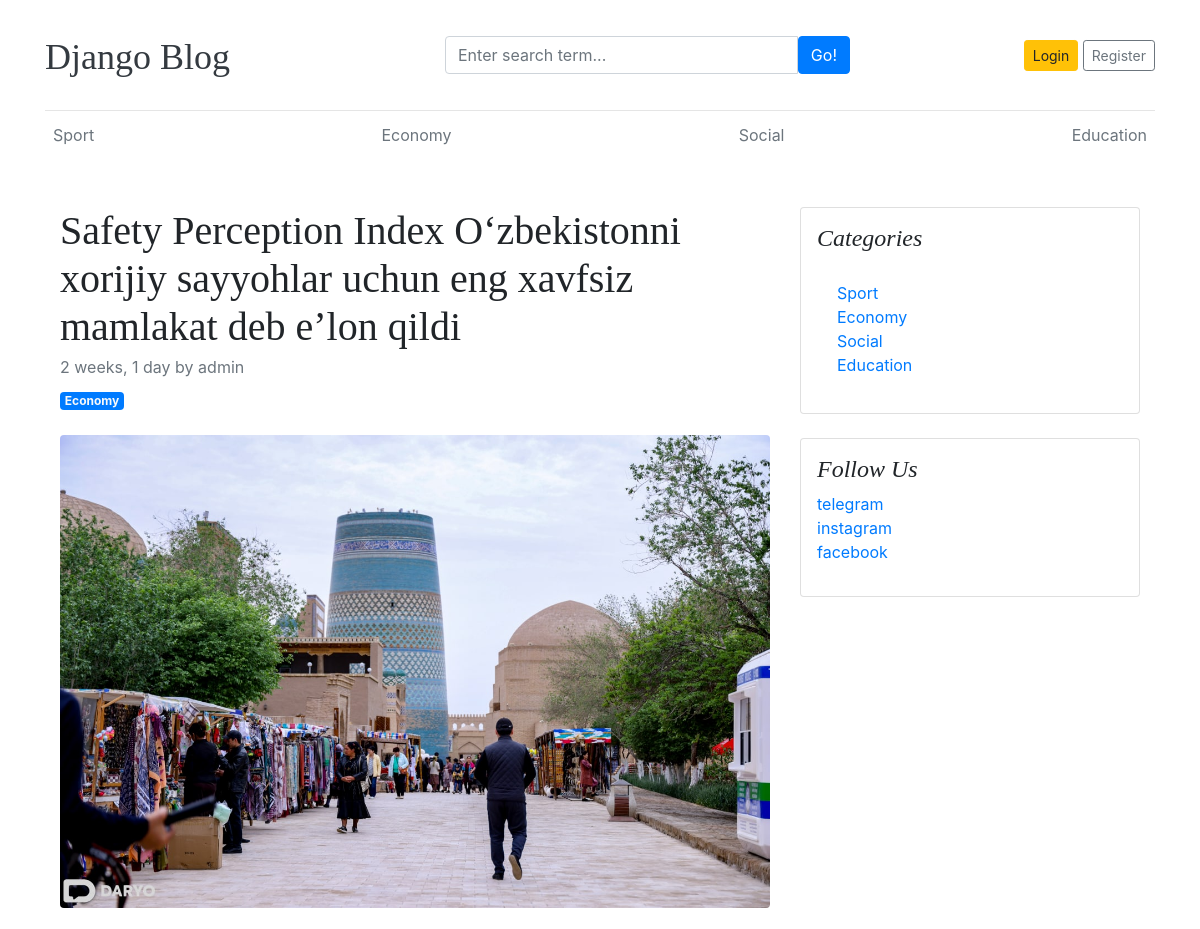
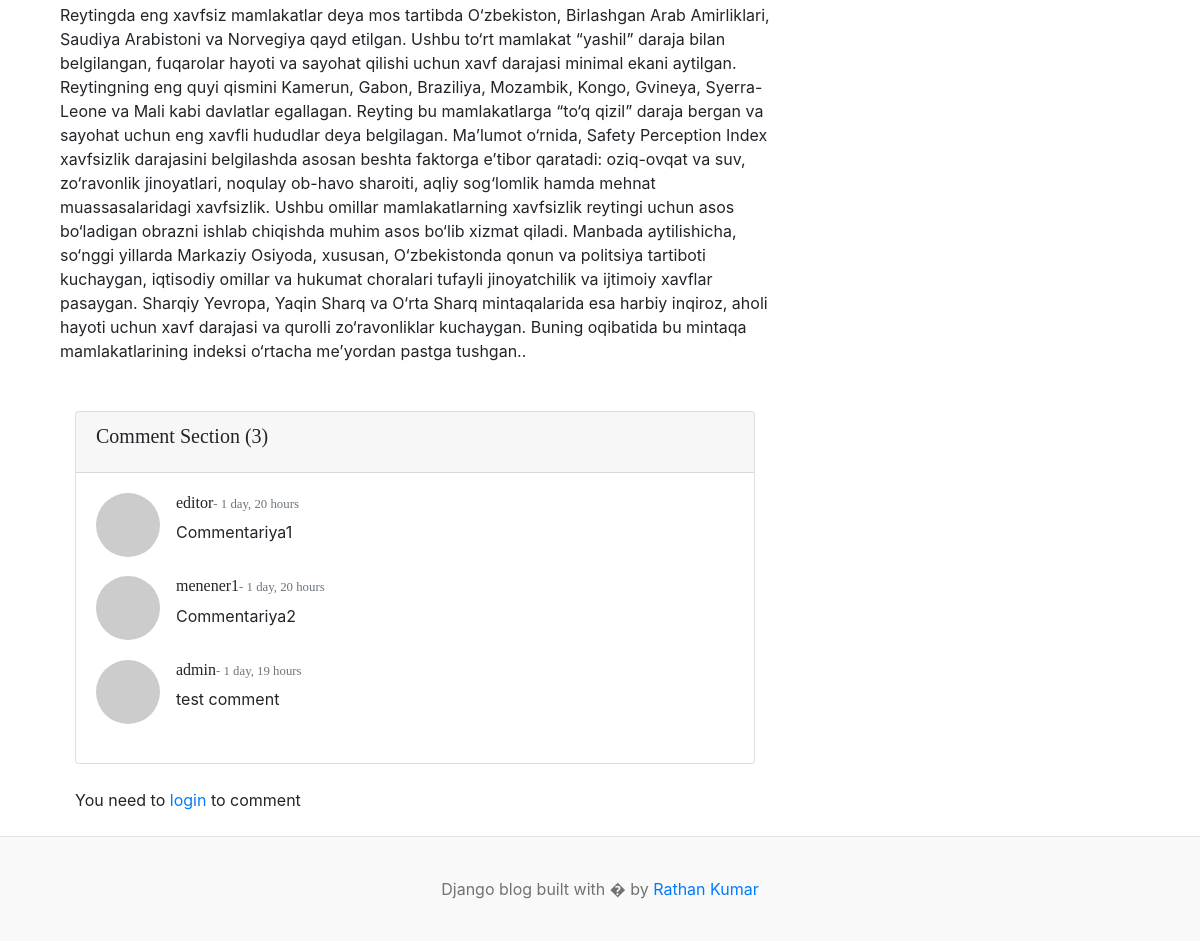
The page /blogs/safety-perception-index-ozbekistonni-xorijiy-sayyo/ on the database its author committed (2 pictures, top to bottom).
### blogs/models.py (models this page shows, shortened)
class Category(models.Model):
    name = models.CharField(max_length=100)
    created_at = models.DateTimeField(auto_now_add=True)
    updated_at = models.DateTimeField(auto_now=True)
    def __str__(self) -> str:
        return self.name
    class Meta:
        verbose_name_plural="Categories"
        verbose_name="Category"

class Blog(models.Model):
    title = models.CharField(max_length=200)
    slug = models.SlugField(unique=True, null=False)
    category = models.ForeignKey(Category, on_delete=models.SET_NULL, null=True)
    author = models.ForeignKey(User, on_delete=models.SET_NULL, null=True)
    featured_image = models.ImageField(upload_to='uploads/%Y/%m/%d')
    short_description = models.CharField(max_length=200)
    body = models.TextField(max_length=2000)
    status = models.IntegerField(choices=STATUS_CHOICES, default=0)
    is_featured = models.BooleanField(default=False)
    created_at = models.DateTimeField(auto_now_add=True)
    updated_at = models.DateTimeField(auto_now=True)

class Comment(models.Model):
    blog = models.ForeignKey(Blog, on_delete=models.CASCADE)
    user = models.ForeignKey(User, on_delete=models.CASCADE)
    text = models.TextField()
    created_at = models.DateTimeField(auto_now_add=True)
    updated_at = models.DateTimeField(auto_now=True)

### settingsapp/models.py (models this page shows)
class Social_links(models.Model):
    name = models.CharField(max_length=100)
    link = models.URLField(unique=True)

### blogs/views.py (the view, shortened to what this page needs)
# urls.py: path('blogs/<slug:link>/', single_blog, name='single_blog'),
def single_blog(request, link):
    blog = get_object_or_404(Blog, slug=link)
    if request.method == 'GET':
        comments = Comment.objects.filter(blog=blog)
        comment_count = comments.count()
        context = {
            "blog": blog,
            "comments": comments,
            "comment_count":comment_count
        }
        return render(request, "single-blog.html", context)

### blogs/context_processor.py (called while the page is built)
def get_categories(request):
    categories = Category.objects.all()
    return {"categories": categories}

### template/single-blog.html
{% extends 'base.html' %}
{% load static %}
{% block content %}
<div class="container mt-5">
    <div class="row">
        <div class="col-lg-8">
            <article>
                <header class="mb-4">
                    <h1 class="fw-bolder mb-1">{{blog.title}}</h1>
                    <div class="text-muted fst-italic mb-2">{{blog.created_at|timesince}} by {{blog.author}}</div>
                    <a class="badge bg-primary text-decoration-none text-light"
                        href="{% url 'posts_by_category' blog.category.id  %}">{{blog.category}}</a>
                </header>
                <figure class="mb-4"><img class="img-fluid rounded" src="{{blog.featured_image.url}}" alt="..." />
                </figure>
                <section class="mb-5">
                    <p class="fs-5 mb-4">{{blog.body}}.</p>
                </section>
                <div class="container mt-5">
                    <div class="card">
                        <div class="card-header">
                            <h5 class="card-title">Comment Section ({{comment_count}})</h5>
                        </div>
                        {% if comments %}
                        <div class="card-body">
                            {% for comment in comments %}
                            <div class="media mb-3">
                                <img src="https://via.placeholder.com/64" class="mr-3 rounded-circle" alt="User Avatar">
                                <div class="media-body">
                                    <h6 class="mt-0">{{comment.user}}<small class="text-muted">-
                                            {{comment.created_at|timesince}}</small></h6>
                                    <p>{{comment.text}}</p>
                                </div>
                            </div>
                            {% endfor %}
                        </div>
                        {% else %}
                        <p class="m-2">No comments</p>
                        {% endif %}
                    </div>
                    {% if user.is_authenticated %}
                    <div class="mt-4">
                        <h6>Add a Comment</h6>
                        <form action="" method="post">
                            {% csrf_token %}
                            <div class="form-group">
                                <textarea class="form-control" rows="3" name="comment"
                                    placeholder="Write your comment here..."></textarea>
                            </div>
                            <button type="submit" class="btn btn-primary">Add comment</button>
                        </form>
                    </div>
                    {% else %}
                    <div class="my-4"> You need to <a href="{% url 'login' %}">login</a> to comment</div>
                    {% endif %}
                </div>
            </article>
        </div>
        <div class="col-lg-4">
            <div class="card mb-4 p-3">
                <h4 class="font-italic">Categories</h4>
                <div class="card-body">
                    <div class="row">
                        <div class="col-sm-6">
                            <ul class="list-unstyled mb-0">
                                {% for category in categories %}
                                <li><a href="{% url 'posts_by_category' category.id  %}">{{category.name}}</a></li>
                                {% endfor %}
                            </ul>
                        </div>
                    </div>
                </div>
            </div>
            <div class="card mb-4 p-3">
                <h4 class="font-italic">Follow Us</h4>
                <ol class="list-unstyled">
                    {% for social_link in social_links %}
                    <li><a href="{{social_link.link}}">{{social_link.name}}</a></li>
                    {% endfor %}
                </ol>
            </div>
        </div>
    </div>
</div>
{% endblock %}

### template/base.html (shortened to what this page needs)
{% load static %}
<!DOCTYPE html>
<html lang="en">
<head>
    <link href="https://getbootstrap.com/docs/4.0/dist/css/bootstrap.min.css" rel="stylesheet">
    <link href="{% static 'css/blog.css' %}" rel="stylesheet">
</head>
<body>
    <div class="container">
        <header class="blog-header py-3">
            <div class="row flex-nowrap justify-content-between align-items-center">
                <div class="col-4 pt-1">
                    <a class="blog-header-logo text-dark" href="/">Django Blog</a>
                </div>
                <div class="col-5">
                    <form action="{% url 'search' %}" method="get">
                        <div class="card-body">
                            <div class="input-group">
                                <input class="form-control" type="text" name="keyword"
                                    placeholder="Enter search term..." value="{{keyword}}"
                                    aria-label="Enter search term..." aria-describedby="button-search" />
                                <button type="submit" class="btn btn-primary" id="button-search"
                                    type="button">Go!</button>
                            </div>
                        </div>
                    </form>
                </div>
                <div class="col-3 d-flex justify-content-end align-items-center">
                    {% if user.is_authenticated %}
                    {{user}}&nbsp;&nbsp;<a class="text-primary" href="{% url 'dashboard' %}">Dashboard</a> &nbsp;&nbsp;
                    <a class="btn btn-sm btn-warning" href="{% url 'logout' %}">Logout</a> &nbsp;
                    {% else %}
                    <a class="btn btn-sm btn-warning" href="{% url 'login' %}">Login</a> &nbsp;
                    <a class="btn btn-sm btn-outline-secondary" href="{% url 'register' %}">Register</a>
                    {% endif %}
                </div>
            </div>
        </header>
        <div class="nav-scroller py-1 mb-2">
            <nav class="nav d-flex justify-content-between">
                {% for category in categories %}
                <a class="p-2 text-muted" href="{% url 'posts_by_category' category.id  %}">{{category.name}}</a>
                {% endfor %}
            </nav>
        </div>
        {% block content %}
        {% endblock %}
    </div>
    <footer class="blog-footer">
        <p>Django blog built with � by <a href="#">Rathan Kumar</a></p>
    </footer>
</body>
</html>

### blog_site/static/css/blog.css (style rules this page uses)
.blog-header { border-bottom: 1px solid #e5e5e5; }
.blog-header-logo { font-family: "Playfair Display", Georgia, "Times New Roman", serif; font-size: 2.25rem; }
h1, h2, h3, h4, h5, h6 { font-family: "Playfair Display", Georgia, "Times New Roman", serif; }
.blog-footer { padding: 2.5rem 0; color: #727272; text-align: center; background-color: #f9f9f9; border-top: .05rem solid #e5e5e5; }
.blog-footer p:last-child { margin-bottom: 0; }

### rows shown on the page
Category: name "Sport"
Category: name "Economy"
Category: name "Social"
Category: name "Education"
Blog: title "Safety Perception Index O‘zbekistonni xorijiy sayyohlar uchun eng xavfsiz mamlakat deb eʼlon qildi", created_at "2 weeks, 1 day", author "admin", category "Economy", featured_image (picture), body "Reytingda eng xavfsiz mamlakatlar deya mos tartibda O‘zbekiston, Birlashgan Arab Amirliklari, Saudiya Arabistoni va Norvegiya qayd etilgan. Ushbu to‘rt mamlakat “yashil” daraja bilan belgilangan, fuqarolar hayoti va sayohat qilishi uchun xavf darajasi minimal ekani aytilgan. Reytingning eng quyi qismini Kamerun, Gabon, Braziliya, Mozambik, Kongo, Gvineya, Syerra-Leone va Mali kabi davlatlar egallagan. Reyting bu mamlakatlarga “to‘q qizil” daraja bergan va sayohat uchun eng xavfli hududlar deya belgilagan. Maʼlumot o‘rnida, Safety Perception Index xavfsizlik darajasini belgilashda asosan beshta faktorga eʼtibor qaratadi: oziq-ovqat va suv, zo‘ravonlik jinoyatlari, noqulay ob-havo sharoiti,…"
Comment: user "editor", created_at "1 day, 20 hours", text "Commentariya1"
Comment: user "menener1", created_at "1 day, 20 hours", text "Commentariya2"
Comment: user "admin", created_at "1 day, 19 hours", text "test comment"
Social_links: name "telegram"
Social_links: name "instagram"
Social_links: name "facebook"

### other values the page prints
{{ comment_count }} "3"
